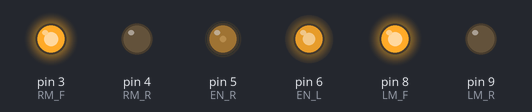
The sketch below on a simulated Arduino Uno, built with avr-gcc and run on an emulated ATmega328P. On the bench: output pins drawn as LEDs (lit = HIGH).

Above: at 0.1 s.
Timing chart, 0 to 1.6 s (numbered marks = the images above):
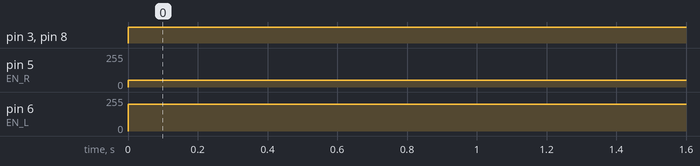

Measured:
- by itself, pin 3 (RM_F), pin 8 (LM_F): LOW → HIGH at 0.00 s
- by itself, pin 5 (EN_R): 0/255 → 50/255 at 0.00 s
- by itself, pin 6 (EN_L): 0/255 → 200/255 at 0.00 s

The sketch:

simple_circle_using_pwm.ino
```cpp
int LM_F=8;
int LM_R=9;
int EN_L=6;
int EN_R=5;
int RM_F=3;
int RM_R=4;
void setup() {
  // put your setup code here, to run once:
  pinMode(LM_F,OUTPUT);
  pinMode(LM_R,OUTPUT);
  pinMode(EN_L,OUTPUT);
  pinMode(EN_R,OUTPUT);
  pinMode(RM_F,OUTPUT);
  pinMode(RM_R,OUTPUT);
  Serial.begin(9600);
}

void loop() {
  // put your main code here, to run repeatedly:
  analogWrite(EN_L,200);
  analogWrite(EN_R,50);
  digitalWrite(LM_F,HIGH);
  digitalWrite(LM_R,LOW);
  digitalWrite(RM_F,HIGH);
  digitalWrite(RM_R,LOW);
}
```
